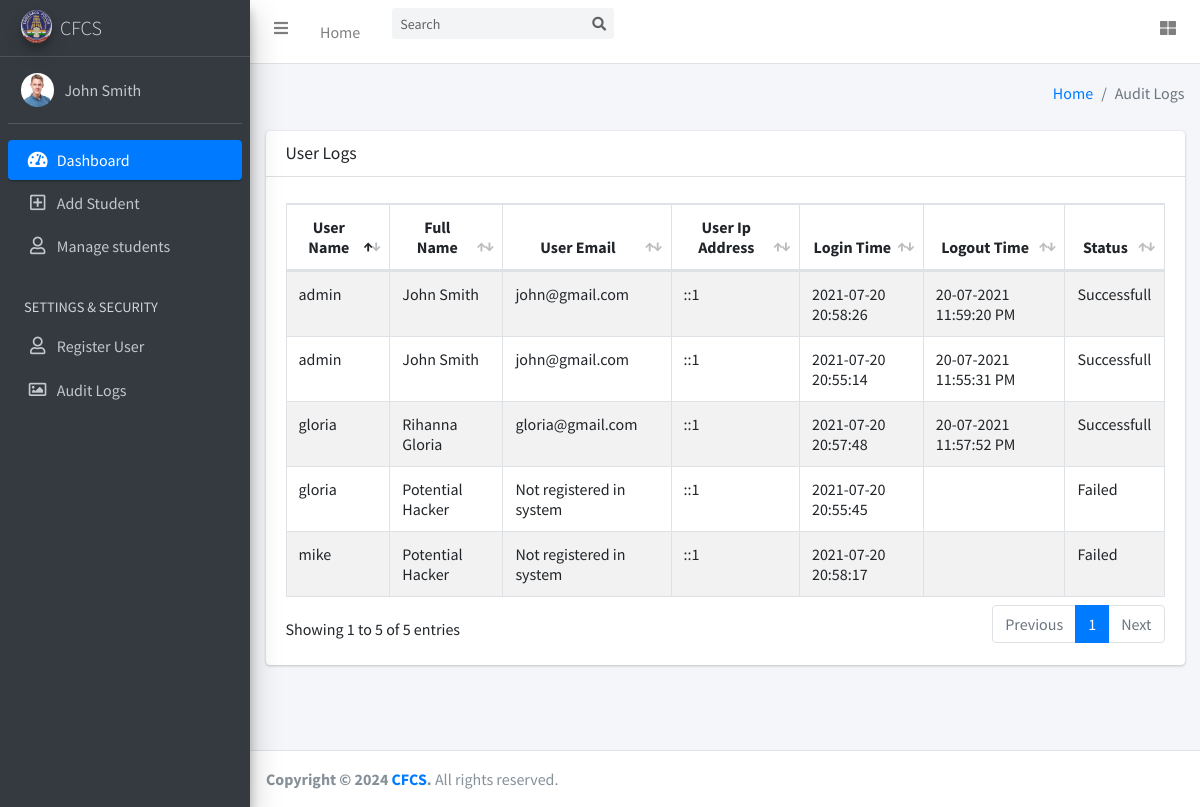
The page /sdms/auditlog.php (signed in) on the database its author committed.
### tables this page shows
CREATE TABLE `tblusers` (
  `id` int(11) NOT NULL,
  `name` varchar(255) NOT NULL,
  `lastname` varchar(255) NOT NULL,
  `username` varchar(255) NOT NULL,
  `email` varchar(255) NOT NULL,
  `sex` varchar(255) NOT NULL,
  `permission` varchar(255) NOT NULL,
  `password` varchar(255) NOT NULL,
  `mobile` int(11) NOT NULL,
  `userimage` varchar(255) NOT NULL DEFAULT 'but.jpg',
  `status` int(11) NOT NULL
);

### sdms/auditlog.php (the view, shortened to what this page needs)
<?php
include('includes/dbconnection.php');
?>
<?php @include("includes/head.php"); ?>
<body class="hold-transition sidebar-mini layout-fixed">
  <div class="wrapper">
    <?php @include("includes/header.php"); ?>
    <?php @include("includes/sidebar.php"); ?>
    <div class="content-wrapper">
      <section class="content-header">
        <div class="container-fluid">
          <div class="row mb-2">
            <div class="col-sm-6">
            </div>
            <div class="col-sm-6">
              <ol class="breadcrumb float-sm-right">
                <li class="breadcrumb-item"><a href="#">Home</a></li>
                <li class="breadcrumb-item active">Audit Logs</li>
              </ol>
            </div>
          </div>
        </div>
      </section>
      <section class="content">
        <div class="container-fluid">
          <div class="row">
            <div class="col-12">
              <div class="card">
                <div class="card-header">
                  <h3 class="card-title">User Logs</h3>
                </div>
                <div class="card-body">
                  <table id="example2" class="table table-bordered table-striped">
                    <thead>
                      <tr>
                        <th class="text-center">User Name</th>
                        <th class="text-center">Full Name</th>
                        <th class="text-center">User Email</th>
                        <th class="text-center">User Ip Address</th>
                        <th class="text-center">Login Time</th>
                        <th class="text-center">Logout Time</th>
                        <th class="text-center">Status</th>
                      </tr>
                    </thead>
                    <tbody>
                      <?php
                      $sql="SELECT * from userlog ORDER BY id DESC";
                      $query = $dbh -> prepare($sql);
                      $query->execute();
                      $results=$query->fetchAll(PDO::FETCH_OBJ);
                      if($query->rowCount() > 0)
                      {
                        foreach($results as $row)
                          {               ?>
                           <tr>
                             <td><?php  echo htmlentities($row->username);?></td>
                             <td class="text-left"><?php  echo htmlentities($row->name);?> <?php  echo htmlentities($row->lastname);?></td>
                             <td class="text-left"><?php  echo htmlentities($row->userEmail);?></td>
                             <td class="text-left" ><?php  echo htmlentities($row->userip);?></td>
                             <td class="text-left"><?php  echo htmlentities($row->loginTime);?></td>
                             <td class="text-left" ><?php  echo htmlentities($row->logout);?></td>
                             <td class="text-left"><?php $st=($row->status);
                             if($st==1)
                             {
                              echo "Successfull";
                            }
                            else
                            {
                              echo "Failed";
                            }
                            ?></td>
                          </tr>
                        <?php
                         }
                       } ?>
                      </tbody>
                    </table>
                  </div>
                </div>
              </div>
            </div>
          </div>
        </section>
      </div>
      <?php @include("includes/footer.php"); ?>
    </div>
  </body>
  </html>

### sdms/includes/sidebar.php (shortened to what this page needs)
 <aside class="main-sidebar sidebar-dark-primary elevation-4">
  <a href="dashboard.php" class="brand-link">
    <img src="company/logo.jpg" alt="Leading Estate" class="brand-image img-circle elevation-3"
    style="opacity: .8">
    <span class="brand-text font-weight-light">CFCS</span>
  </a>
  <div class="sidebar">
    <div class="user-panel mt-3 pb-3 mb-3 d-flex">
      <?php
      $eid=$_SESSION['sid'];
      $sql="SELECT * from tblusers   where id=:eid ";
      $query = $dbh -> prepare($sql);
      $query-> bindParam(':eid', $eid, PDO::PARAM_STR);
      $query->execute();
      $results=$query->fetchAll(PDO::FETCH_OBJ);
      if($query->rowCount() > 0)
      {
        foreach($results as $row)
        {
          ?>
          <div class="image">
            <img class="img-circle"
            src="staff_images/<?php echo htmlentities($row->userimage);?>" width="90px" height="90px" class="user-image"
            alt="User profile picture">
          </div>
          <div class="info">
            <a href="profile.php" class="d-block"><?php echo ($row->name); ?> <?php echo ($row->lastname); ?></a>
          </div>
          <?php
        }
      } ?>
    </div>
    <nav class="mt-2">
      <ul class="nav nav-pills nav-sidebar flex-column" data-widget="treeview" role="menu" data-accordion="false">
        <li class="nav-item has-treeview menu-open">
          <a href="dashboard.php" class="nav-link active">
            <i class="nav-icon fas fa-tachometer-alt"></i>
            <p>
              Dashboard
            </p>
          </a>
        </li>
        <li class="nav-item">
          <a href="add_student.php" class="nav-link">
            <i class="nav-icon far fa-plus-square"></i>
            <p>
              Add Student
            </p>
          </a>
        </li>
        <li class="nav-item">
          <a href="student_list.php" class="nav-link">
            <i class="nav-icon far fa-user"></i>
            <p>
              Manage students
            </p>
          </a>
        </li>
        <li class="nav-header">SETTINGS & SECURITY</li>
        <li class="nav-item">
          <a href="userregister.php" class="nav-link">
           <i class="far fa-user nav-icon"></i>
           <p>
            Register User
          </p>
        </a>
      </li>
      <li class="nav-item">
        <a href="auditlog.php" class="nav-link">
          <i class="far fa-image nav-icon"></i>
          <p>
            Audit Logs
          </p>
        </a>
      </li>
    </ul>
  </nav>
</div>
</aside>

### rows shown on the page
tblusers: userimage (picture), name "John", lastname "Smith"

### other values the page prints
$row->username "admin"
$row->name "John"
$row->lastname "Smith"
$row->userEmail "john@gmail.com"
$row->userip "::1"
$row->loginTime "2021-07-20 20:58:26"
$row->logout "20-07-2021 11:59:20 PM"
$row->username "mike"
$row->name "Potential Hacker"
$row->userEmail "Not registered in system"
$row->loginTime "2021-07-20 20:58:17"
$row->username "gloria"
$row->name "Rihanna"
$row->lastname "Gloria"
$row->userEmail "gloria@gmail.com"
